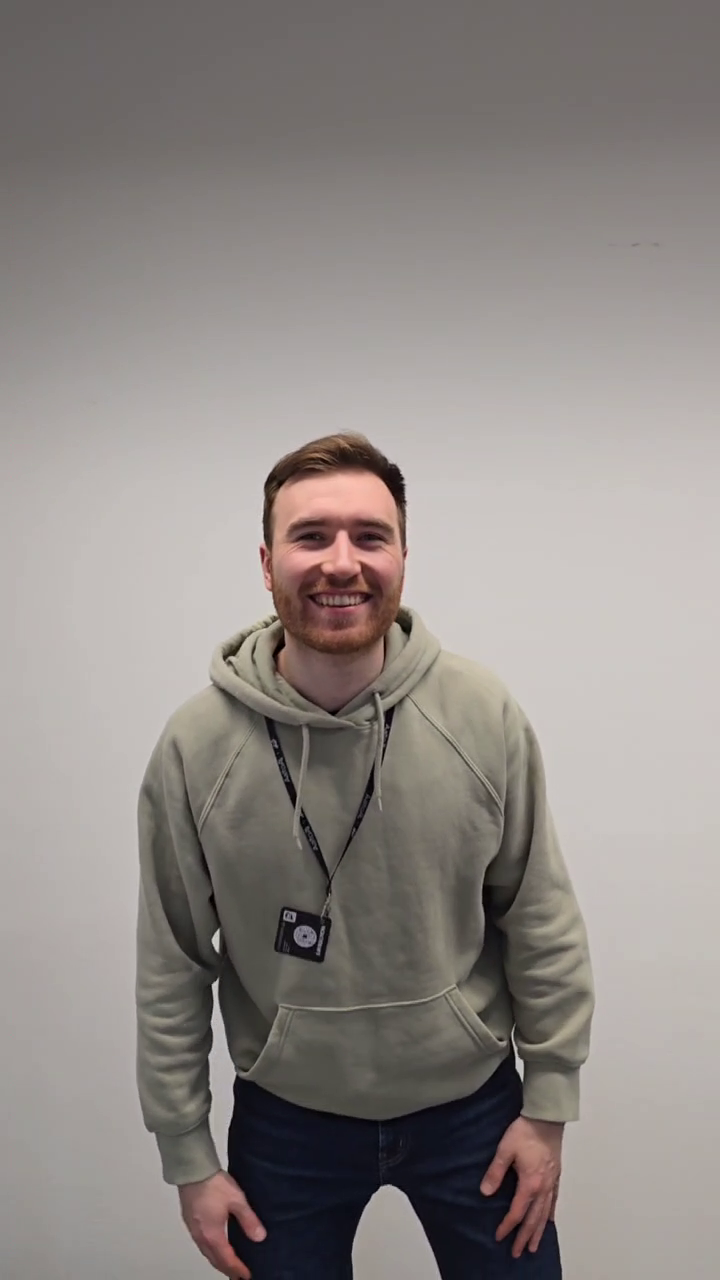
#> input picture frame 27 of backend/zach.mp4, 720 x 1280 px, given in place of gb.mp4, which was not available
$ python stream_stats.py
#> lines starting #> are read from the running program, lines starting #| are printed output that depends on the picture; after the words box and inside, x2 and y2 are one past the last pixel; in counts of white or black regions, pixels touching at a corner belong together; pictures that were not available may be replaced by others from this repository, and a replacement may not be noted
import cv2 as cv

# Specify the path to the video file
video_path = 'C:/Users/zach/Downloads/gb.mp4'  # Update the path accordingly

# Start capturing video from the local file
capture = cv.VideoCapture(video_path)

# Load a pre-trained Haar Cascade model for face detection
face_cascade = cv.CascadeClassifier(cv.data.haarcascades + 'haarcascade_frontalface_default.xml')
# Load a pre-trained Haar Cascade model for full body detection
body_cascade = cv.CascadeClassifier(cv.data.haarcascades + 'haarcascade_fullbody.xml')

while True:
    # Read a new frame
    ret, frame = capture.read()
#> frame is the input picture: shape (1280, 720, 3); mean B, G, R 134.3, 137.6, 143.9
    if not ret:
        print("Failed to grab frame")
        break

    # Convert the frame to grayscale
    gray = cv.cvtColor(frame, cv.COLOR_BGR2GRAY)
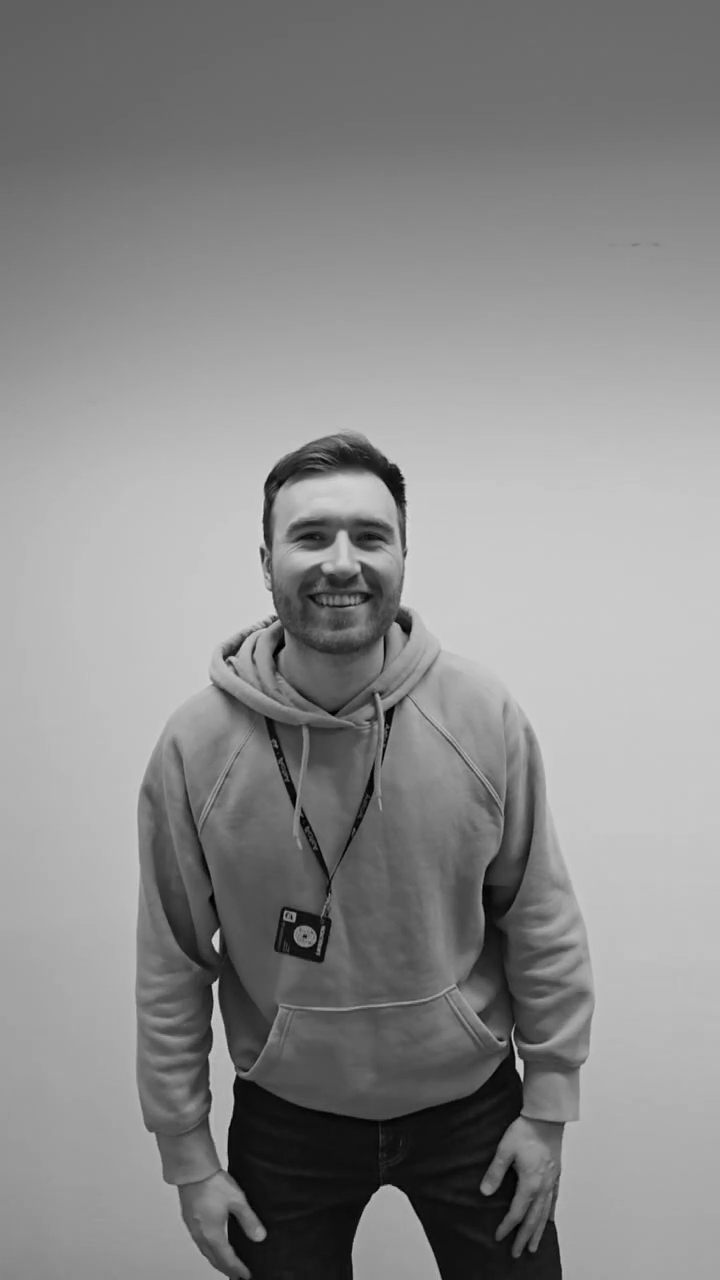
#> gray: shape (1280, 720); min 0, max 216, mean 139

    # Detect faces in the frame
    #faces = face_cascade.detectMultiScale(gray, scaleFactor=1.1, minNeighbors=5, minSize=(30, 30), flags=cv.CASCADE_SCALE_IMAGE)

    # Detect people in the frame
    bodies = body_cascade.detectMultiScale(gray, scaleFactor=1.1, minNeighbors=5, minSize=(30, 30))
#> bodies = ()


    # Draw rectangles around the bodies
    for (x, y, w, h) in bodies:
        cv.rectangle(frame, (x, y), (x+w, y+h), (0, 255, 0), 2)
#> this loop made 0 passes


    # Draw rectangles around the faces
    #for (x, y, w, h) in faces:
        #cv.rectangle(frame, (x, y), (x+w, y+h), (0, 255, 0), 2)

      # Display the number of people detected
    cv.putText(frame, f'People: {len(bodies)}', (10, 20), cv.FONT_HERSHEY_SIMPLEX, 0.8, (0, 255, 0), 2)
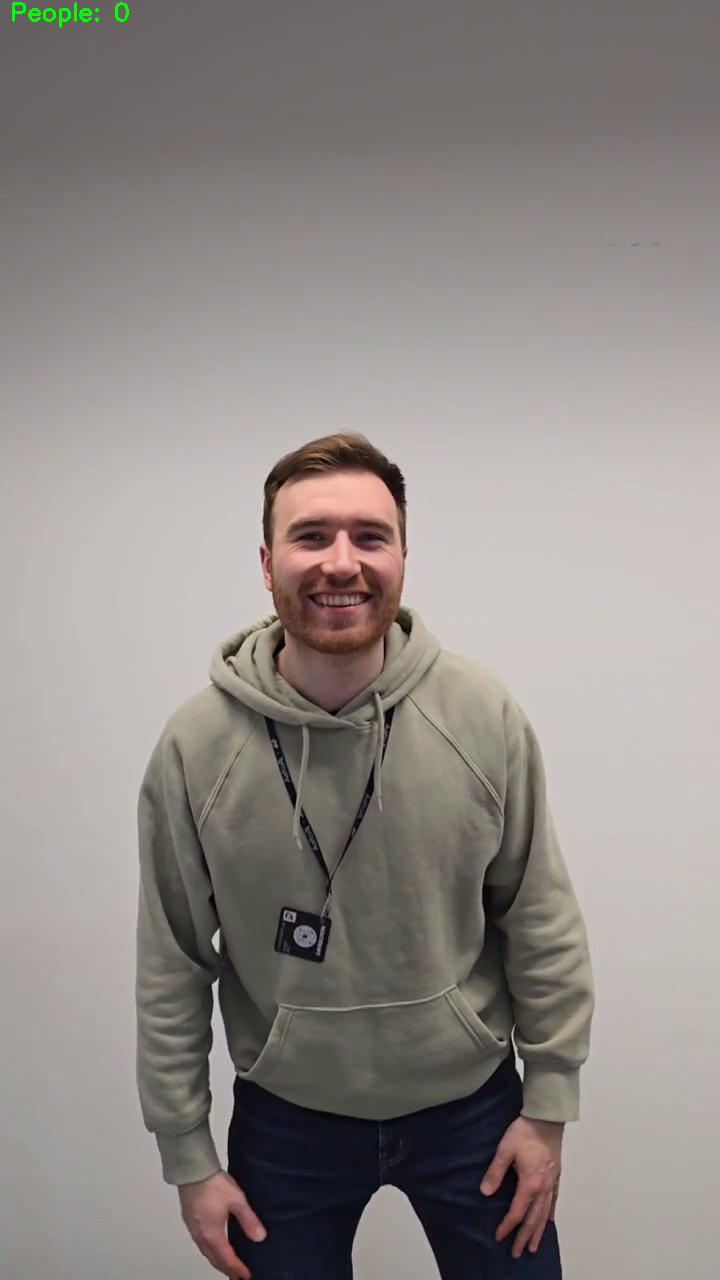
#> frame: shape (1280, 720, 3); 0.09% of pixels changed, all inside (x1, y1, x2, y2) = (12, 2, 129, 28)

    # Display the resulting frame
    cv.imshow('Video', frame)

    if cv.waitKey(1) & 0xFF == ord('q'):
#> (key q is pressed here)
        break

# When everything done, release the capture
capture.release()
cv.destroyAllWindows()

$ run again, starting later in the video
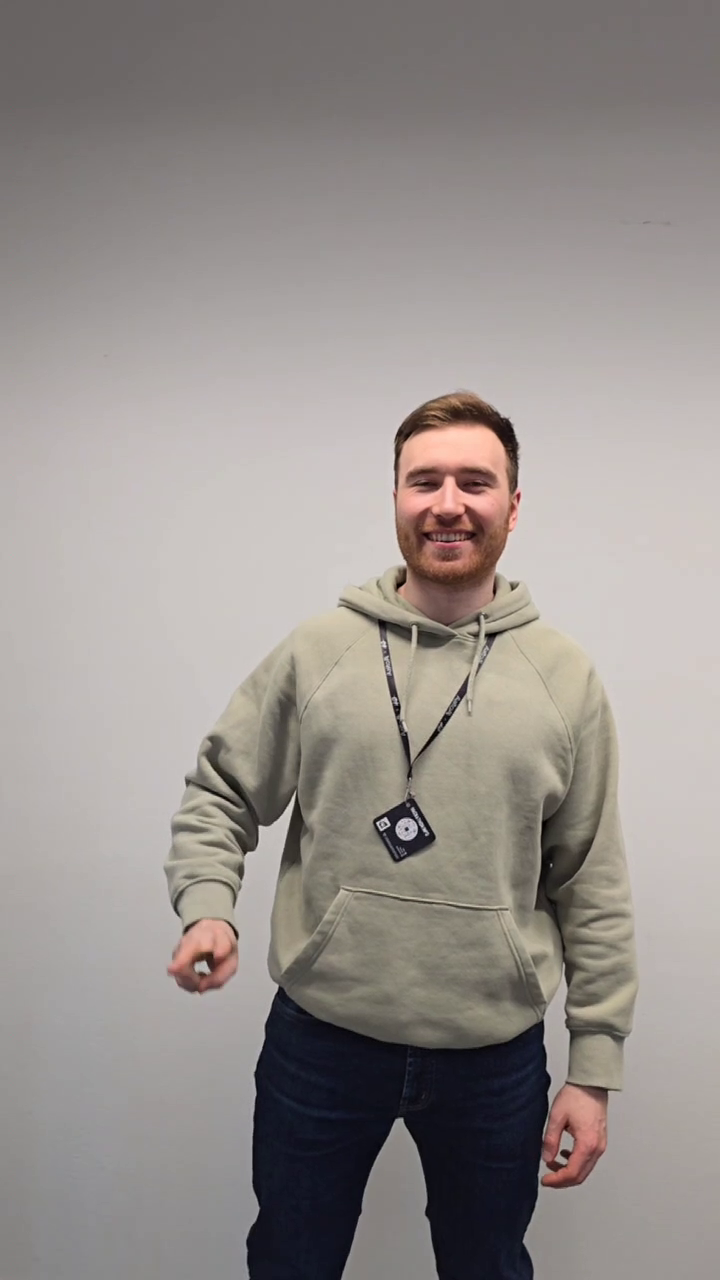
#> input picture frame 125 of backend/zach.mp4, 720 x 1280 px, given in place of gb.mp4, which was not available
#> frame is the input picture: shape (1280, 720, 3); mean B, G, R 141.7, 145.1, 151.5
#> `gray = cv.cvtColor(frame, cv.COLOR_BGR2GRAY)`:
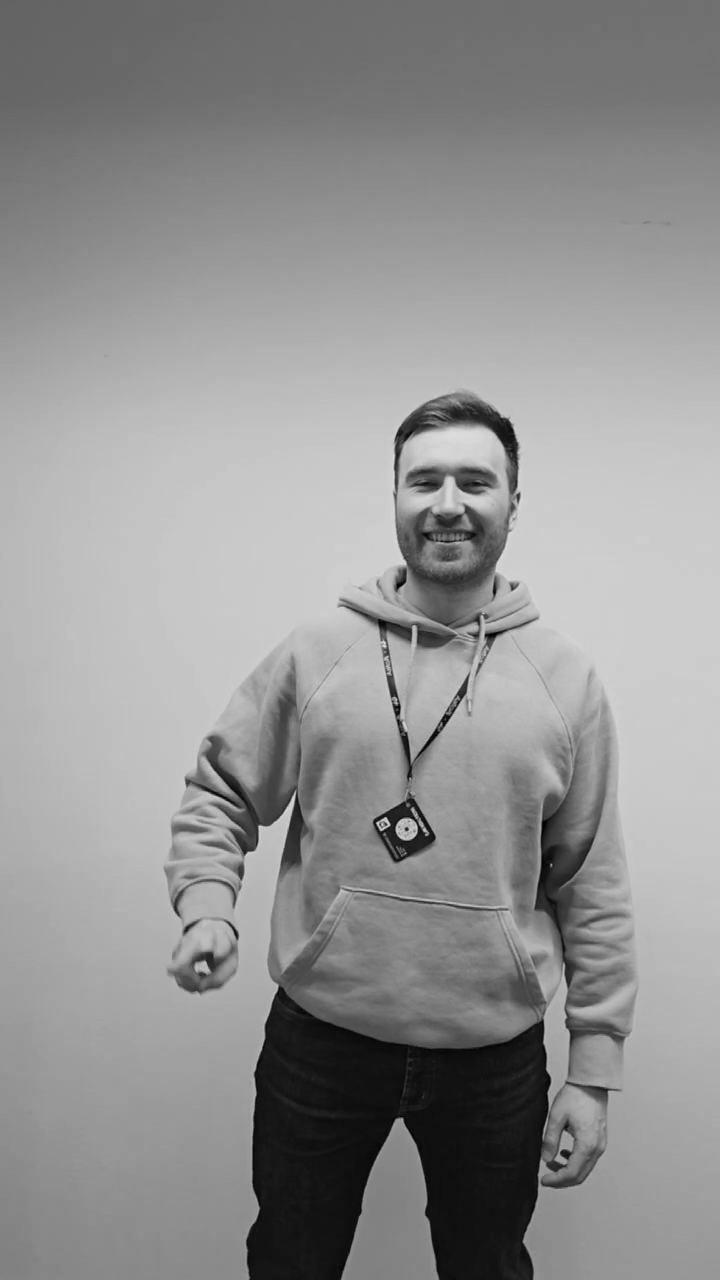
#> gray: shape (1280, 720); min 0, max 222, mean 146.5
#> bodies = ()
#> `cv.putText(frame, f'People: {len(bodies)}', (10, 20), cv.FONT_HERSHEY_..`:
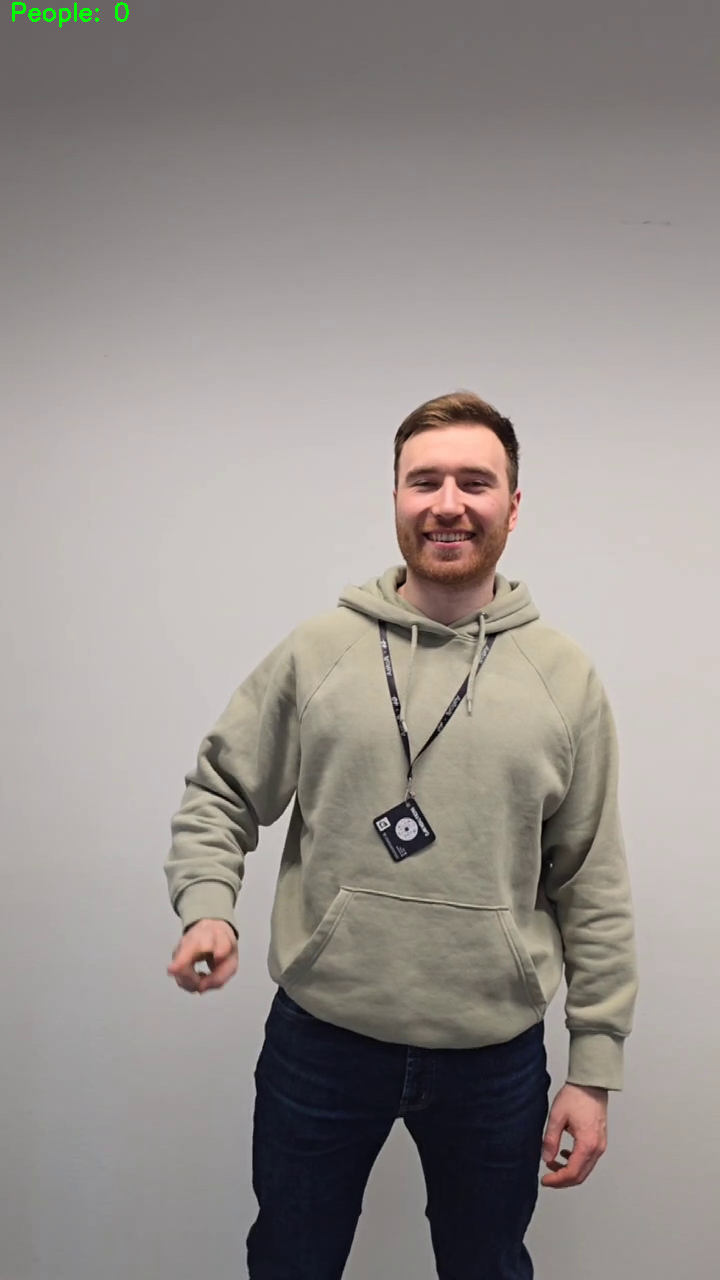
#> frame: shape (1280, 720, 3); 0.09% of pixels changed, all inside (x1, y1, x2, y2) = (12, 2, 129, 28)

$ run again, starting later in the video
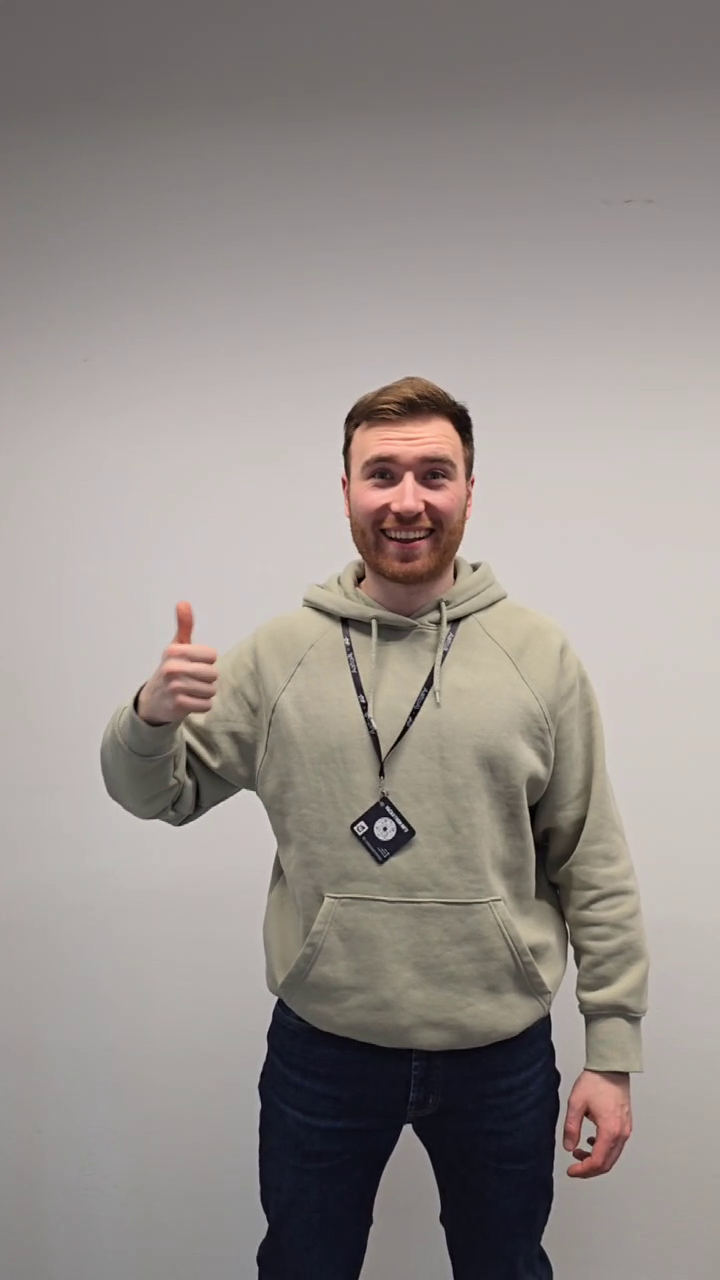
#> input picture frame 223 of backend/zach.mp4, 720 x 1280 px, given in place of gb.mp4, which was not available
#> frame is the input picture: shape (1280, 720, 3); mean B, G, R 139.6, 143.6, 150.6
#> `gray = cv.cvtColor(frame, cv.COLOR_BGR2GRAY)`:
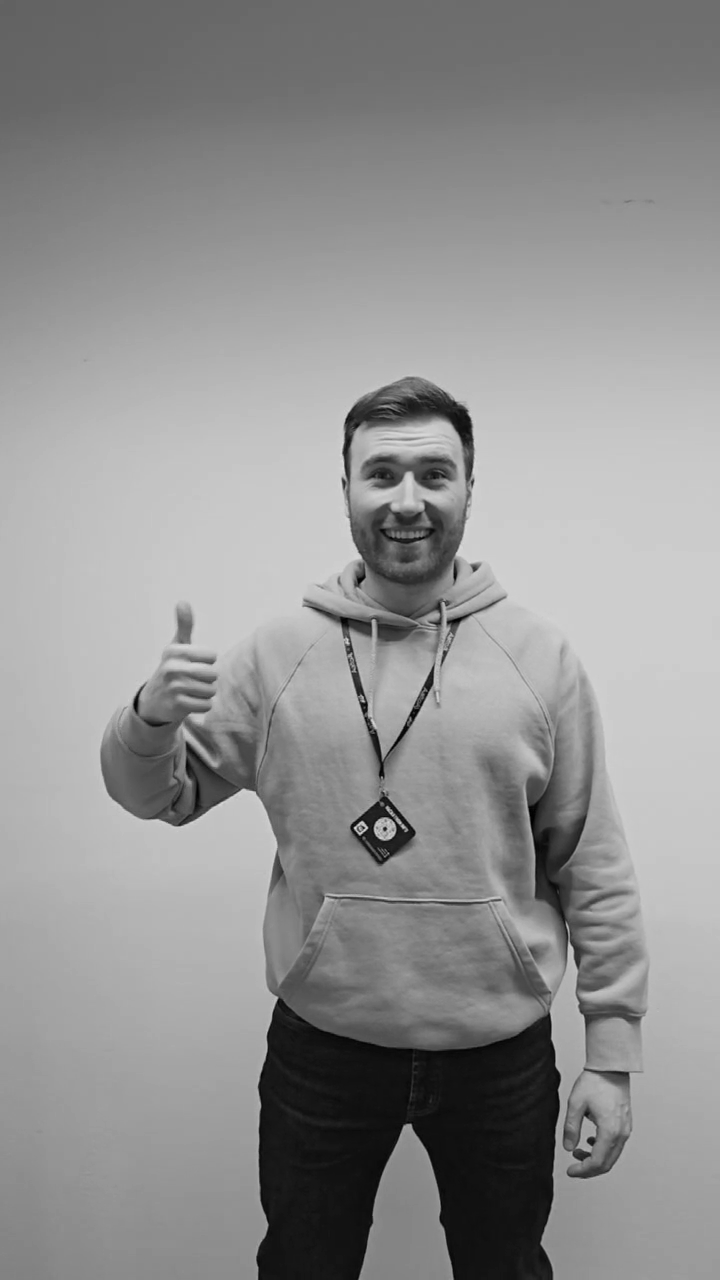
#> gray: shape (1280, 720); min 0, max 222, mean 145.2
#> bodies = ()
#> `cv.putText(frame, f'People: {len(bodies)}', (10, 20), cv.FONT_HERSHEY_..`:
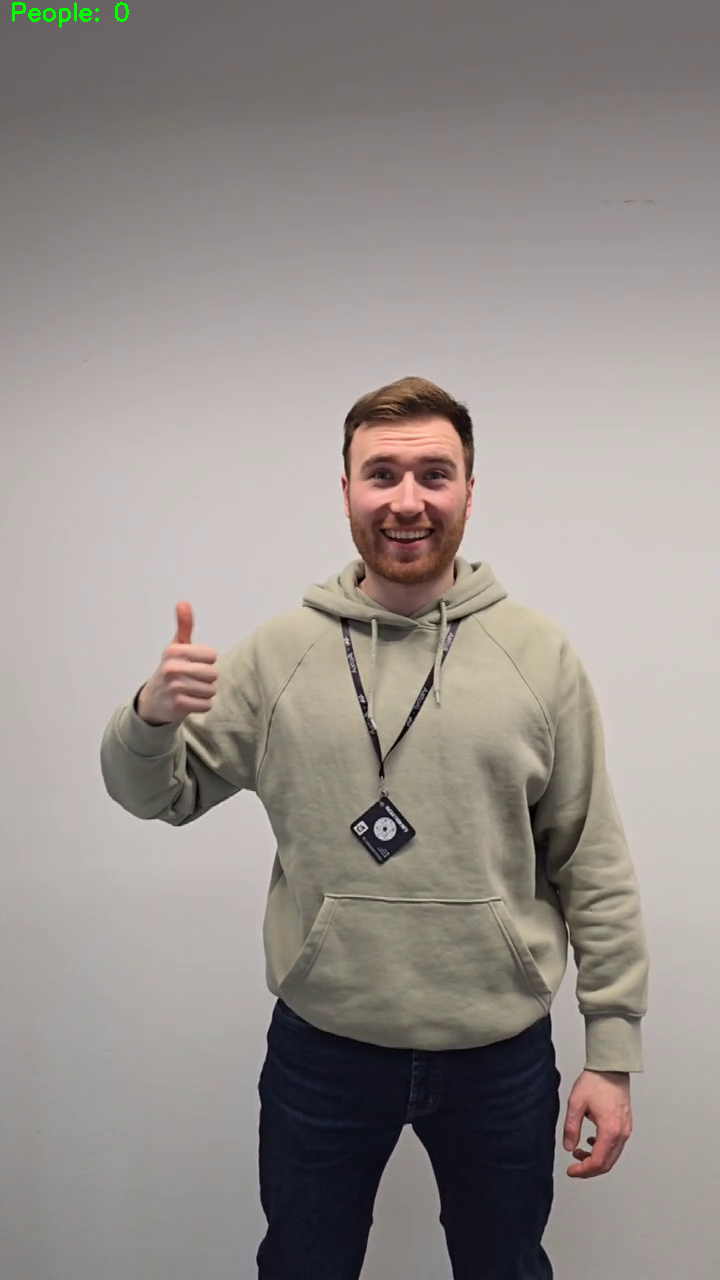
#> frame: shape (1280, 720, 3); 0.09% of pixels changed, all inside (x1, y1, x2, y2) = (12, 2, 129, 28)
